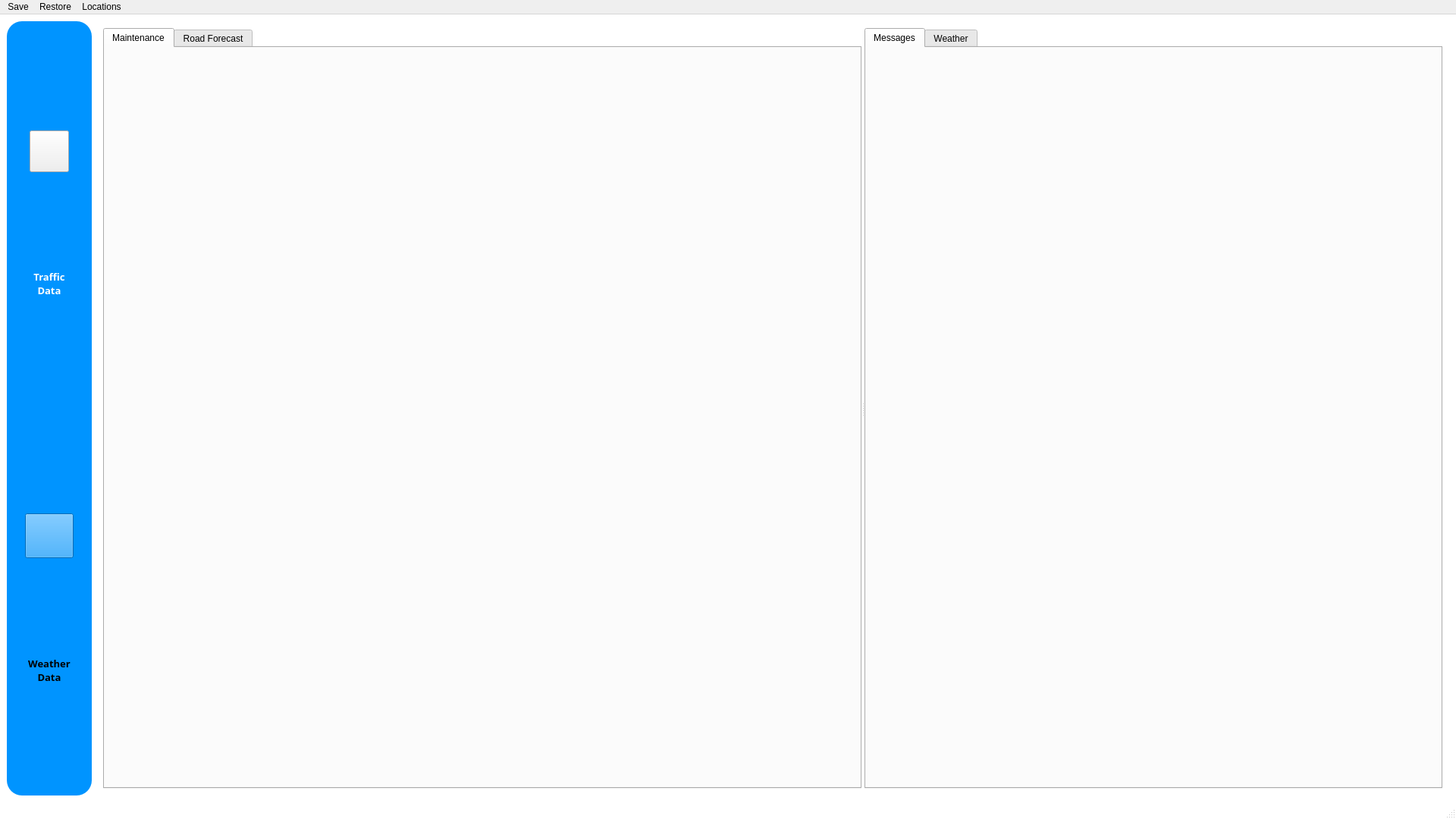
<?xml version="1.0" encoding="UTF-8"?>
<ui version="4.0">
 <class>MainWindow</class>
 <widget class="QMainWindow" name="MainWindow">
  <property name="geometry">
   <rect>
    <x>0</x>
    <y>0</y>
    <width>1920</width>
    <height>1080</height>
   </rect>
  </property>
  <property name="minimumSize">
   <size>
    <width>1920</width>
    <height>1080</height>
   </size>
  </property>
  <property name="windowTitle">
   <string>MainWindow</string>
  </property>
  <property name="styleSheet">
   <string notr="true">#MainWindow{
background-color: white;
}</string>
  </property>
  <widget class="QWidget" name="centralwidget">
   <property name="styleSheet">
    <string notr="true">#centralWidget{
background-color: white;
}

.QLineEdit, .QDateTimeEdit, .QSpinBox {
background-color: white;
}</string>
   </property>
   <layout class="QGridLayout" name="gridLayout_11">
    <item row="0" column="1">
     <widget class="QStackedWidget" name="stackedWidget">
      <property name="sizePolicy">
       <sizepolicy hsizetype="Preferred" vsizetype="Preferred">
        <horstretch>0</horstretch>
        <verstretch>0</verstretch>
       </sizepolicy>
      </property>
      <property name="styleSheet">
       <string notr="true">#stackedWidget{
background-color: white;
border-radius:20px;
}</string>
      </property>
      <property name="currentIndex">
       <number>0</number>
      </property>
      <widget class="QWidget" name="trafficPage">
       <property name="minimumSize">
        <size>
         <width>644</width>
         <height>539</height>
        </size>
       </property>
       <layout class="QHBoxLayout" name="horizontalLayout">
        <item>
         <widget class="QSplitter" name="splitter">
          <property name="orientation">
           <enum>Qt::Horizontal</enum>
          </property>
          <property name="opaqueResize">
           <bool>true</bool>
          </property>
          <widget class="QTabWidget" name="tabWidget">
           <property name="styleSheet">
            <string notr="true">color: black;</string>
           </property>
           <property name="currentIndex">
            <number>0</number>
           </property>
           <widget class="QWidget" name="maintenanceTab">
            <property name="styleSheet">
             <string notr="true"/>
            </property>
            <attribute name="title">
             <string>Maintenance</string>
            </attribute>
            <layout class="QVBoxLayout" name="verticalLayout_24" stretch="0">
             <property name="sizeConstraint">
              <enum>QLayout::SetDefaultConstraint</enum>
             </property>
             <property name="leftMargin">
              <number>0</number>
             </property>
             <property name="topMargin">
              <number>0</number>
             </property>
             <property name="rightMargin">
              <number>0</number>
             </property>
             <property name="bottomMargin">
              <number>0</number>
             </property>
             <item>
              <widget class="MaintenanceView" name="maintenanceUI" native="true"/>
             </item>
            </layout>
           </widget>
           <widget class="QWidget" name="forecastTab">
            <property name="styleSheet">
             <string notr="true"/>
            </property>
            <attribute name="title">
             <string>Road Forecast</string>
            </attribute>
            <layout class="QGridLayout" name="gridLayout_4">
             <property name="leftMargin">
              <number>0</number>
             </property>
             <property name="topMargin">
              <number>0</number>
             </property>
             <property name="rightMargin">
              <number>0</number>
             </property>
             <property name="bottomMargin">
              <number>0</number>
             </property>
             <item row="0" column="0">
              <widget class="ForecastView" name="forecastUI" native="true"/>
             </item>
            </layout>
           </widget>
          </widget>
          <widget class="QTabWidget" name="weatherTab">
           <property name="minimumSize">
            <size>
             <width>500</width>
             <height>0</height>
            </size>
           </property>
           <property name="styleSheet">
            <string notr="true">color: black;</string>
           </property>
           <property name="currentIndex">
            <number>0</number>
           </property>
           <widget class="QWidget" name="messagesTab">
            <attribute name="title">
             <string>Messages</string>
            </attribute>
            <layout class="QVBoxLayout" name="verticalLayout_6">
             <property name="leftMargin">
              <number>0</number>
             </property>
             <property name="topMargin">
              <number>0</number>
             </property>
             <property name="rightMargin">
              <number>0</number>
             </property>
             <property name="bottomMargin">
              <number>0</number>
             </property>
             <item>
              <widget class="MessagesView" name="messageBoxPlaceholder" native="true"/>
             </item>
            </layout>
           </widget>
           <widget class="QWidget" name="tab_4">
            <attribute name="title">
             <string>Weather</string>
            </attribute>
            <layout class="QVBoxLayout" name="verticalLayout_9">
             <item>
              <widget class="CombinedView" name="combinedWeatherUI" native="true">
               <layout class="QVBoxLayout" name="verticalLayout_8"/>
              </widget>
             </item>
            </layout>
           </widget>
          </widget>
         </widget>
        </item>
       </layout>
      </widget>
      <widget class="QWidget" name="weatherPage">
       <layout class="QHBoxLayout" name="weatherPageHorizontalLayout">
        <property name="spacing">
         <number>2</number>
        </property>
        <property name="leftMargin">
         <number>0</number>
        </property>
        <property name="topMargin">
         <number>0</number>
        </property>
        <property name="rightMargin">
         <number>0</number>
        </property>
        <property name="bottomMargin">
         <number>0</number>
        </property>
        <item>
         <widget class="WeatherView" name="weatherFormWidget" native="true"/>
        </item>
       </layout>
      </widget>
      <widget class="QWidget" name="combinedPage">
       <layout class="QHBoxLayout" name="combinedPageHorizontalLayout">
        <property name="spacing">
         <number>3</number>
        </property>
        <property name="leftMargin">
         <number>0</number>
        </property>
        <property name="topMargin">
         <number>0</number>
        </property>
        <property name="rightMargin">
         <number>0</number>
        </property>
        <property name="bottomMargin">
         <number>0</number>
        </property>
        <item>
         <widget class="CombinedView" name="combinedWidgetForm" native="true"/>
        </item>
       </layout>
      </widget>
      <widget class="QWidget" name="settingsPage">
       <property name="minimumSize">
        <size>
         <width>644</width>
         <height>539</height>
        </size>
       </property>
      </widget>
     </widget>
    </item>
    <item row="0" column="0">
     <widget class="QWidget" name="sidebarWidget" native="true">
      <property name="minimumSize">
       <size>
        <width>112</width>
        <height>615</height>
       </size>
      </property>
      <property name="styleSheet">
       <string notr="true">#sidebarWidget{
background-color: #0094FF; 
border-radius: 20px; 
background-repeat: none;
}</string>
      </property>
      <layout class="QVBoxLayout" name="verticalLayout_5">
       <item>
        <layout class="QVBoxLayout" name="trafficButtonlLayout" stretch="0">
         <property name="spacing">
          <number>3</number>
         </property>
         <item alignment="Qt::AlignHCenter">
          <widget class="QWidget" name="tafficButtonWidget" native="true">
           <property name="minimumSize">
            <size>
             <width>70</width>
             <height>119</height>
            </size>
           </property>
           <property name="font">
            <font>
             <pointsize>10</pointsize>
            </font>
           </property>
           <property name="styleSheet">
            <string notr="true">#tafficButtonWidget{
background-color: #0094FF; 
}</string>
           </property>
           <layout class="QVBoxLayout" name="verticalLayout" stretch="1,2">
            <property name="spacing">
             <number>3</number>
            </property>
            <item>
             <widget class="QPushButton" name="trafficButton">
              <property name="enabled">
               <bool>true</bool>
              </property>
              <property name="sizePolicy">
               <sizepolicy hsizetype="Minimum" vsizetype="Expanding">
                <horstretch>0</horstretch>
                <verstretch>0</verstretch>
               </sizepolicy>
              </property>
              <property name="minimumSize">
               <size>
                <width>51</width>
                <height>55</height>
               </size>
              </property>
              <property name="maximumSize">
               <size>
                <width>52</width>
                <height>55</height>
               </size>
              </property>
              <property name="styleSheet">
               <string notr="true">#trafficButton{
border-image: url(://MaterialDesignIcons/traffic-lightwhite.svg);
}</string>
              </property>
              <property name="text">
               <string/>
              </property>
             </widget>
            </item>
            <item>
             <widget class="QLabel" name="trafficLabel">
              <property name="enabled">
               <bool>true</bool>
              </property>
              <property name="minimumSize">
               <size>
                <width>52</width>
                <height>40</height>
               </size>
              </property>
              <property name="maximumSize">
               <size>
                <width>52</width>
                <height>43</height>
               </size>
              </property>
              <property name="font">
               <font>
                <family>Droid Sans Fallback</family>
                <pointsize>10</pointsize>
                <weight>75</weight>
                <bold>true</bold>
               </font>
              </property>
              <property name="styleSheet">
               <string notr="true">#trafficLabel {
background-color: #0094FF; 
color: white;
}</string>
              </property>
              <property name="lineWidth">
               <number>1</number>
              </property>
              <property name="text">
               <string> &lt;font size=&quot;+0.5&quot;&gt;Traffic&lt;br&gt;&lt;/font&gt; &lt;font size=&quot;+0.5&quot;&gt; Data&lt;/font </string>
              </property>
              <property name="textFormat">
               <enum>Qt::RichText</enum>
              </property>
              <property name="scaledContents">
               <bool>false</bool>
              </property>
              <property name="alignment">
               <set>Qt::AlignHCenter|Qt::AlignTop</set>
              </property>
              <property name="wordWrap">
               <bool>true</bool>
              </property>
              <property name="indent">
               <number>-1</number>
              </property>
             </widget>
            </item>
           </layout>
          </widget>
         </item>
        </layout>
       </item>
       <item>
        <layout class="QVBoxLayout" name="WeatherButtonvVerticalLayout">
         <property name="spacing">
          <number>3</number>
         </property>
         <item alignment="Qt::AlignHCenter">
          <widget class="QWidget" name="weatherButtonWidget" native="true">
           <property name="minimumSize">
            <size>
             <width>82</width>
             <height>119</height>
            </size>
           </property>
           <property name="styleSheet">
            <string notr="true">#weatherButtonWidget{
background-color: #0094FF; 
}</string>
           </property>
           <layout class="QVBoxLayout" name="verticalLayout_2" stretch="1,2">
            <property name="spacing">
             <number>3</number>
            </property>
            <item>
             <widget class="QPushButton" name="weatherButton">
              <property name="enabled">
               <bool>true</bool>
              </property>
              <property name="sizePolicy">
               <sizepolicy hsizetype="Minimum" vsizetype="Expanding">
                <horstretch>0</horstretch>
                <verstretch>0</verstretch>
               </sizepolicy>
              </property>
              <property name="minimumSize">
               <size>
                <width>61</width>
                <height>59</height>
               </size>
              </property>
              <property name="maximumSize">
               <size>
                <width>64</width>
                <height>59</height>
               </size>
              </property>
              <property name="styleSheet">
               <string notr="true">#weatherButton{
background-color: #0094FF; 
border-image: url(://MaterialDesignIcons/weather_black.svg);
}</string>
              </property>
              <property name="text">
               <string/>
              </property>
             </widget>
            </item>
            <item>
             <widget class="QLabel" name="weatherLabel">
              <property name="enabled">
               <bool>true</bool>
              </property>
              <property name="minimumSize">
               <size>
                <width>64</width>
                <height>36</height>
               </size>
              </property>
              <property name="maximumSize">
               <size>
                <width>64</width>
                <height>39</height>
               </size>
              </property>
              <property name="font">
               <font>
                <family>Droid Sans Fallback</family>
                <pointsize>10</pointsize>
                <weight>75</weight>
                <bold>true</bold>
               </font>
              </property>
              <property name="styleSheet">
               <string notr="true">#weatherLabel {
background-color: #0094FF; 
color: black;
}</string>
              </property>
              <property name="text">
               <string> &lt;font size=&quot;+0.5&quot;&gt;Weather&lt;br&gt;&lt;/font&gt; &lt;font size=&quot;+0.5&quot;&gt; Data&lt;/font </string>
              </property>
              <property name="alignment">
               <set>Qt::AlignCenter</set>
              </property>
             </widget>
            </item>
           </layout>
          </widget>
         </item>
        </layout>
       </item>
      </layout>
     </widget>
    </item>
   </layout>
  </widget>
  <widget class="QMenuBar" name="menubar">
   <property name="geometry">
    <rect>
     <x>0</x>
     <y>0</y>
     <width>1920</width>
     <height>25</height>
    </rect>
   </property>
   <widget class="QMenu" name="menuSave_inputs">
    <property name="title">
     <string>Save</string>
    </property>
    <addaction name="actionMaintenance_inputs"/>
    <addaction name="separator"/>
    <addaction name="actionMessages_inputs"/>
    <addaction name="actionForecast_inputs"/>
    <addaction name="actionWeather_inputs"/>
   </widget>
   <widget class="QMenu" name="menuRestore_inputs">
    <property name="title">
     <string>Restore</string>
    </property>
    <addaction name="actionMaintenance_inputs_2"/>
    <addaction name="actionMessages_inputs_2"/>
    <addaction name="actionForecast_inputs_2"/>
    <addaction name="actionWeather_inputs_2"/>
   </widget>
   <widget class="QMenu" name="menuLocation">
    <property name="title">
     <string>Locations</string>
    </property>
    <addaction name="actionAdd_new_predefined_location"/>
   </widget>
   <addaction name="menuSave_inputs"/>
   <addaction name="menuRestore_inputs"/>
   <addaction name="menuLocation"/>
  </widget>
  <widget class="QStatusBar" name="statusbar"/>
  <action name="actionSave_inputs">
   <property name="text">
    <string>Save inputs</string>
   </property>
  </action>
  <action name="actionRestore_inputs">
   <property name="text">
    <string>Restore inputs</string>
   </property>
  </action>
  <action name="actionAdd_new_location">
   <property name="text">
    <string>Add new location</string>
   </property>
  </action>
  <action name="actionMaintenance_inputs">
   <property name="text">
    <string>Maintenance inputs</string>
   </property>
  </action>
  <action name="actionMessages_inputs">
   <property name="text">
    <string>Messages inputs</string>
   </property>
  </action>
  <action name="actionForecast_inputs">
   <property name="text">
    <string>Forecast inputs</string>
   </property>
  </action>
  <action name="actionWeather_inputs">
   <property name="text">
    <string>Weather inputs</string>
   </property>
  </action>
  <action name="actionAdd_new_predefined_location">
   <property name="text">
    <string>Add new predefined location</string>
   </property>
  </action>
  <action name="actionMaintenance_inputs_2">
   <property name="text">
    <string>Maintenance inputs</string>
   </property>
  </action>
  <action name="actionMessages_inputs_2">
   <property name="text">
    <string>Messages inputs</string>
   </property>
  </action>
  <action name="actionForecast_inputs_2">
   <property name="text">
    <string>Forecast inputs</string>
   </property>
  </action>
  <action name="actionWeather_inputs_2">
   <property name="text">
    <string>Weather inputs</string>
   </property>
  </action>
 </widget>
 <customwidgets>
  <customwidget>
   <class>WeatherView</class>
   <extends>QWidget</extends>
   <header location="global">Weather/UI/weatherview.h</header>
   <container>1</container>
  </customwidget>
  <customwidget>
   <class>MaintenanceView</class>
   <extends>QWidget</extends>
   <header>Maintenance/UI/maintenanceview.h</header>
   <container>1</container>
  </customwidget>
  <customwidget>
   <class>ForecastView</class>
   <extends>QWidget</extends>
   <header>Forecast/UI/forecastview.h</header>
   <container>1</container>
  </customwidget>
  <customwidget>
   <class>MessagesView</class>
   <extends>QWidget</extends>
   <header location="global">Messages/UI/messagesview.h</header>
   <container>1</container>
  </customwidget>
  <customwidget>
   <class>CombinedView</class>
   <extends>QWidget</extends>
   <header>Combined/UI/combinedview.h</header>
   <container>1</container>
  </customwidget>
 </customwidgets>
 <tabstops>
  <tabstop>tabWidget</tabstop>
  <tabstop>trafficButton</tabstop>
  <tabstop>weatherButton</tabstop>
 </tabstops>
 <resources/>
 <connections/>
</ui>
